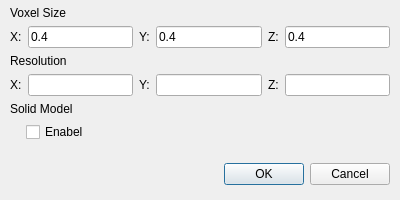
<?xml version="1.0" encoding="UTF-8"?>
<ui version="4.0">
 <class>VoxelizeWidget</class>
 <widget class="QWidget" name="VoxelizeWidget">
  <property name="geometry">
   <rect>
    <x>0</x>
    <y>0</y>
    <width>400</width>
    <height>200</height>
   </rect>
  </property>
  <property name="windowTitle">
   <string>VoxelizeWidget</string>
  </property>
  <layout class="QVBoxLayout" name="vlayout_widget">
   <property name="spacing">
    <number>6</number>
   </property>
   <property name="leftMargin">
    <number>10</number>
   </property>
   <property name="topMargin">
    <number>0</number>
   </property>
   <property name="rightMargin">
    <number>10</number>
   </property>
   <property name="bottomMargin">
    <number>15</number>
   </property>
   <item>
    <widget class="TitleBar" name="titleBar" native="true"/>
   </item>
   <item>
    <widget class="QLabel" name="lb_voxelSize">
     <property name="text">
      <string>Voxel Size</string>
     </property>
    </widget>
   </item>
   <item>
    <layout class="QHBoxLayout" name="hlayout_voxelSize">
     <item>
      <layout class="QHBoxLayout" name="hlayout_voxelSizeX">
       <item>
        <widget class="QLabel" name="lb_voxelSizeX">
         <property name="text">
          <string>X:</string>
         </property>
        </widget>
       </item>
       <item>
        <widget class="QLineEdit" name="le_voxelSizeX">
         <property name="text">
          <string>0.4</string>
         </property>
        </widget>
       </item>
      </layout>
     </item>
     <item>
      <layout class="QHBoxLayout" name="hlayout_voxelSizeY">
       <item>
        <widget class="QLabel" name="lb_voxelSizeY">
         <property name="text">
          <string>Y:</string>
         </property>
        </widget>
       </item>
       <item>
        <widget class="QLineEdit" name="le_voxelSizeY">
         <property name="text">
          <string>0.4</string>
         </property>
        </widget>
       </item>
      </layout>
     </item>
     <item>
      <layout class="QHBoxLayout" name="hlayout_voxelSizeZ">
       <item>
        <widget class="QLabel" name="lb_voxelSizeZ">
         <property name="text">
          <string>Z:</string>
         </property>
        </widget>
       </item>
       <item>
        <widget class="QLineEdit" name="le_voxelSizeZ">
         <property name="text">
          <string>0.4</string>
         </property>
        </widget>
       </item>
      </layout>
     </item>
    </layout>
   </item>
   <item>
    <widget class="QLabel" name="lb_resolution">
     <property name="text">
      <string>Resolution</string>
     </property>
    </widget>
   </item>
   <item>
    <layout class="QHBoxLayout" name="hlayout_resolution">
     <item>
      <layout class="QHBoxLayout" name="hlayout_resolutionX">
       <item>
        <widget class="QLabel" name="lb_resolutionX">
         <property name="text">
          <string>X:</string>
         </property>
        </widget>
       </item>
       <item>
        <widget class="QLineEdit" name="le_resolutionX">
         <property name="readOnly">
          <bool>true</bool>
         </property>
        </widget>
       </item>
      </layout>
     </item>
     <item>
      <layout class="QHBoxLayout" name="hlayout_resolutionY">
       <item>
        <widget class="QLabel" name="lb_resolutionY">
         <property name="text">
          <string>Y:</string>
         </property>
        </widget>
       </item>
       <item>
        <widget class="QLineEdit" name="le_resolutionY">
         <property name="readOnly">
          <bool>true</bool>
         </property>
        </widget>
       </item>
      </layout>
     </item>
     <item>
      <layout class="QHBoxLayout" name="hlayout_resolutionZ">
       <item>
        <widget class="QLabel" name="lb_resolutionZ">
         <property name="text">
          <string>Z:</string>
         </property>
        </widget>
       </item>
       <item>
        <widget class="QLineEdit" name="le_resolutionZ">
         <property name="readOnly">
          <bool>true</bool>
         </property>
        </widget>
       </item>
      </layout>
     </item>
    </layout>
   </item>
   <item>
    <layout class="QVBoxLayout" name="vlayout_solidModel">
     <item>
      <widget class="QLabel" name="lb_solidModel">
       <property name="text">
        <string>Solid Model</string>
       </property>
      </widget>
     </item>
     <item>
      <layout class="QHBoxLayout" name="hlayout_solidModel">
       <item>
        <widget class="QLabel" name="lb_solidModelSpace">
         <property name="maximumSize">
          <size>
           <width>10</width>
           <height>16777215</height>
          </size>
         </property>
         <property name="text">
          <string/>
         </property>
        </widget>
       </item>
       <item>
        <widget class="QCheckBox" name="ckb_solidModel">
         <property name="text">
          <string>Enabel</string>
         </property>
        </widget>
       </item>
      </layout>
     </item>
    </layout>
   </item>
   <item>
    <spacer name="spr_widget">
     <property name="orientation">
      <enum>Qt::Vertical</enum>
     </property>
     <property name="sizeHint" stdset="0">
      <size>
       <width>20</width>
       <height>39</height>
      </size>
     </property>
    </spacer>
   </item>
   <item>
    <widget class="QDialogButtonBox" name="btmbox_widget">
     <property name="standardButtons">
      <set>QDialogButtonBox::Cancel|QDialogButtonBox::Ok</set>
     </property>
    </widget>
   </item>
  </layout>
  <zorder>lb_voxelSize</zorder>
  <zorder>lb_resolution</zorder>
  <zorder>spr_widget</zorder>
  <zorder>btmbox_widget</zorder>
  <zorder>titleBar</zorder>
 </widget>
 <layoutdefault spacing="6" margin="11"/>
 <customwidgets>
  <customwidget>
   <class>TitleBar</class>
   <extends>QWidget</extends>
   <header>titlebar.hpp</header>
   <container>1</container>
  </customwidget>
 </customwidgets>
 <resources/>
 <connections/>
</ui>
